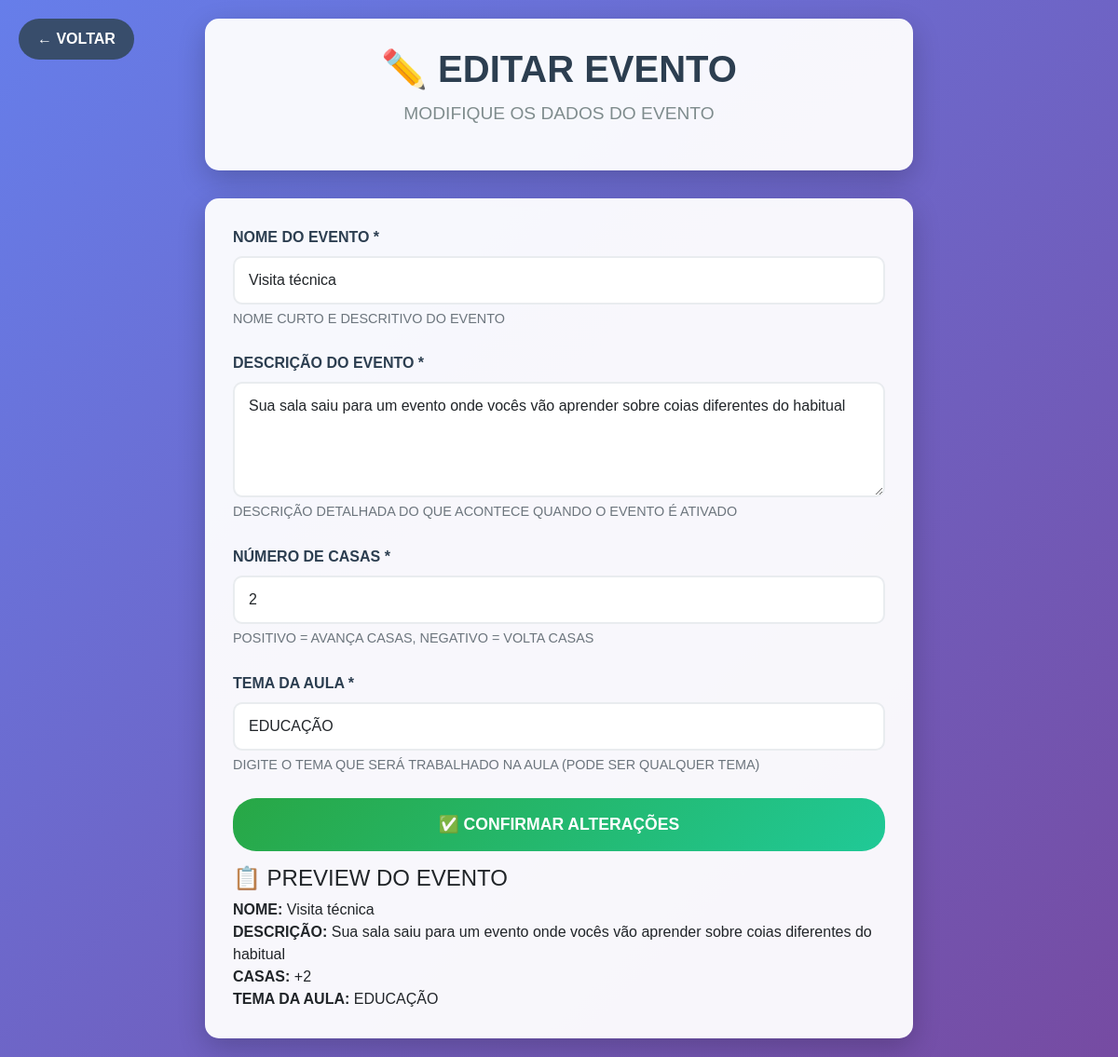
Before: /Adm/editarEvento.php?id=1 (signed in) with the older database file.
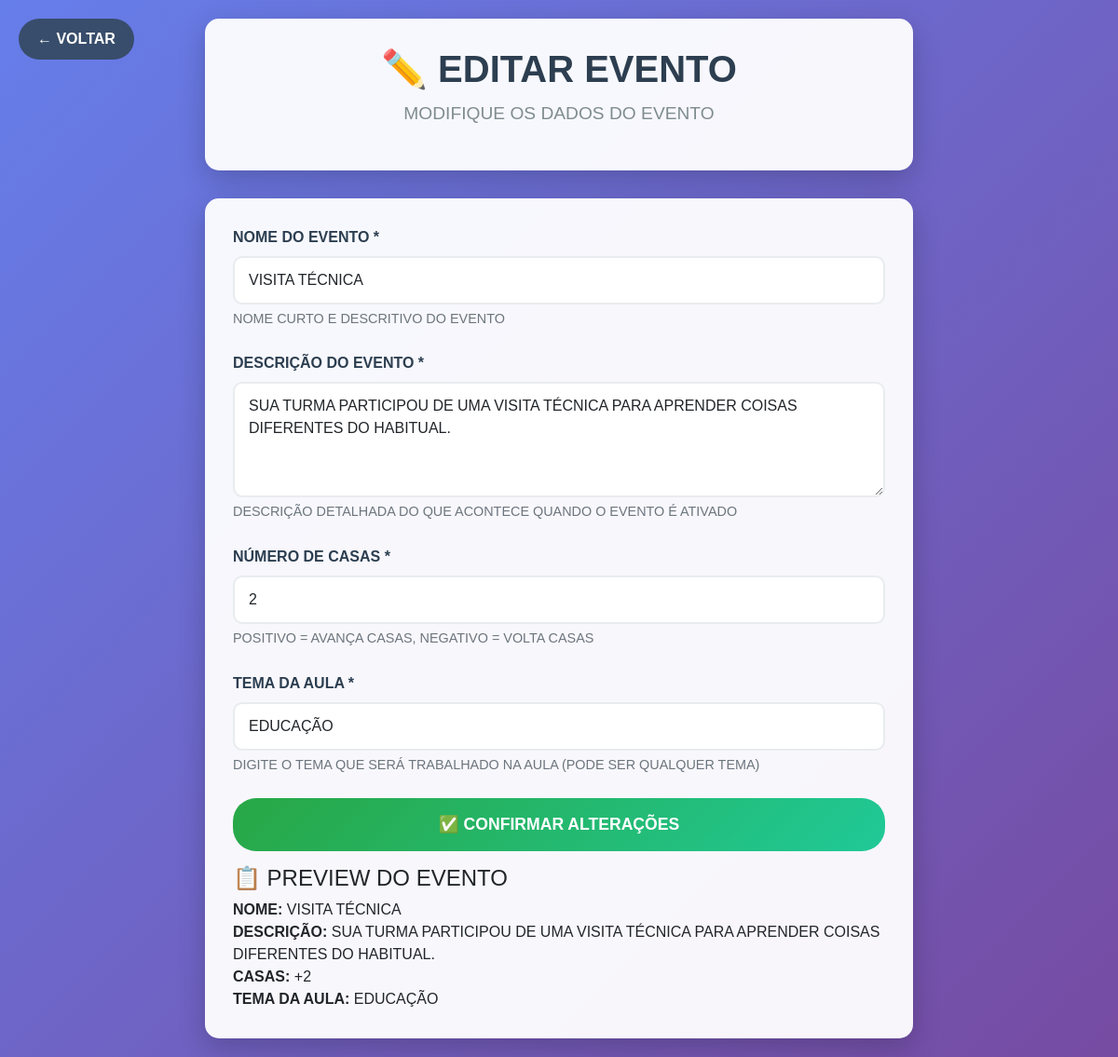
After: the same page with the newer database file.
### tables this page shows
CREATE TABLE `tbevento` (
  `idEvento` int(11) NOT NULL,
  `nomeEvento` varchar(50) NOT NULL,
  `descricaoEvento` varchar(255) NOT NULL,
  `modificadorEvento` varchar(120) NOT NULL,
  `dificuldadeEvento` varchar(10) NOT NULL,
  `temaAula` varchar(50) DEFAULT NULL,
  `impactoEvento` varchar(50) NOT NULL,
  `casaEvento` int(100) NOT NULL
);

### Adm/editarEvento.php (the view, shortened to what this page needs)
<?php include('../banco/conexao.php'); include('../includes/verificar_login.php');?>
<?php
$id = $_GET['id'] ?? null;
$stmt = $pdo->prepare("SELECT * FROM tbevento WHERE idEvento = ?");
$stmt->execute([$id]);
$evento = $stmt->fetch(PDO::FETCH_ASSOC);
?>
<!DOCTYPE html>
<html lang="pt-BR">
<head>
    <link href="https://cdn.jsdelivr.net/npm/bootstrap@5.3.7/dist/css/bootstrap.min.css" rel="stylesheet">
    <link rel="stylesheet" href="./css/editarEvento.css">
</head>
<body>
    <a href="gerenciarEventos.php" class="back-btn">← VOLTAR</a>
    <div class="admin-container">
        <div class="admin-header">
            <h1 class="admin-title">✏️ EDITAR EVENTO</h1>
            <p class="admin-subtitle">MODIFIQUE OS DADOS DO EVENTO</p>
        </div>
        <div class="form-section">
            <form method="POST">
                <div class="form-group">
                    <label for="nomeEvento" class="form-label">NOME DO EVENTO *</label>
                    <input type="text" class="form-control" id="nomeEvento" name="nomeEvento"
                           value="<?php echo htmlspecialchars($evento['nomeEvento']); ?>"
                           placeholder="Ex: ACESSO AO SUS" required>
                    <div class="help-text">NOME CURTO E DESCRITIVO DO EVENTO</div>
                </div>
                <div class="form-group">
                    <label for="descricaoEvento" class="form-label">DESCRIÇÃO DO EVENTO *</label>
                    <textarea class="form-control" id="descricaoEvento" name="descricaoEvento"
                              rows="4" placeholder="DESCREVA O QUE ACONTECE NO EVENTO..." required><?php echo htmlspecialchars($evento['descricaoEvento']); ?></textarea>
                    <div class="help-text">DESCRIÇÃO DETALHADA DO QUE ACONTECE QUANDO O EVENTO É ATIVADO</div>
                </div>
                <div class="form-group">
                    <label for="casaEvento" class="form-label">NÚMERO DE CASAS *</label>
                    <input type="number" class="form-control" id="casaEvento" name="casaEvento"
                           value="<?php echo $evento['casaEvento']; ?>"
                           placeholder="Ex: 2 ou -2" required>
                    <div class="help-text">POSITIVO = AVANÇA CASAS, NEGATIVO = VOLTA CASAS</div>
                </div>
                 <div class="form-group">
                     <label for="temaAula" class="form-label">TEMA DA AULA *</label>
                     <input type="text" class="form-control" id="temaAula" name="temaAula"
                            value="<?php echo htmlspecialchars($evento['temaAula'] ?? ''); ?>"
                            placeholder="Ex: SUS, DROGAS, EDUCAÇÃO, etc..." required>
                     <div class="help-text">DIGITE O TEMA QUE SERÁ TRABALHADO NA AULA (PODE SER QUALQUER TEMA)</div>
                 </div>
                 <button type="button" class="btn-confirm" onclick="confirmarAlteracoes()">✅ CONFIRMAR ALTERAÇÕES</button>
            </form>
            <div class="preview-section">
                <h4 class="preview-title">📋 PREVIEW DO EVENTO</h4>
                 <div class="preview-item">
                     <strong>NOME:</strong> <span id="preview-nome"><?php echo htmlspecialchars($evento['nomeEvento']); ?></span><br>
                     <strong>DESCRIÇÃO:</strong> <span id="preview-descricao"><?php echo htmlspecialchars($evento['descricaoEvento']); ?></span><br>
                     <strong>CASAS:</strong> <span id="preview-casas"><?php echo $evento['casaEvento'] > 0 ? '+' . $evento['casaEvento'] : $evento['casaEvento']; ?></span><br>
                     <strong>TEMA DA AULA:</strong> <span id="preview-tema"><?php echo htmlspecialchars($evento['temaAula'] ?? 'Não definido'); ?></span>
                 </div>
            </div>
        </div>
    </div>
</body>
</html>

Changed rows visible on the page:
changed tbevento "EDUCAÇÃO": nomeEvento "Visita técnica" → "VISITA TÉCNICA"; descricaoEvento "Sua sala saiu para um evento onde vocês vão aprender sobre coias diferentes do habitual" → "SUA TURMA PARTICIPOU DE UMA VISITA TÉCNICA PARA APRENDER COISAS DIFERENTES DO HABITUAL."
